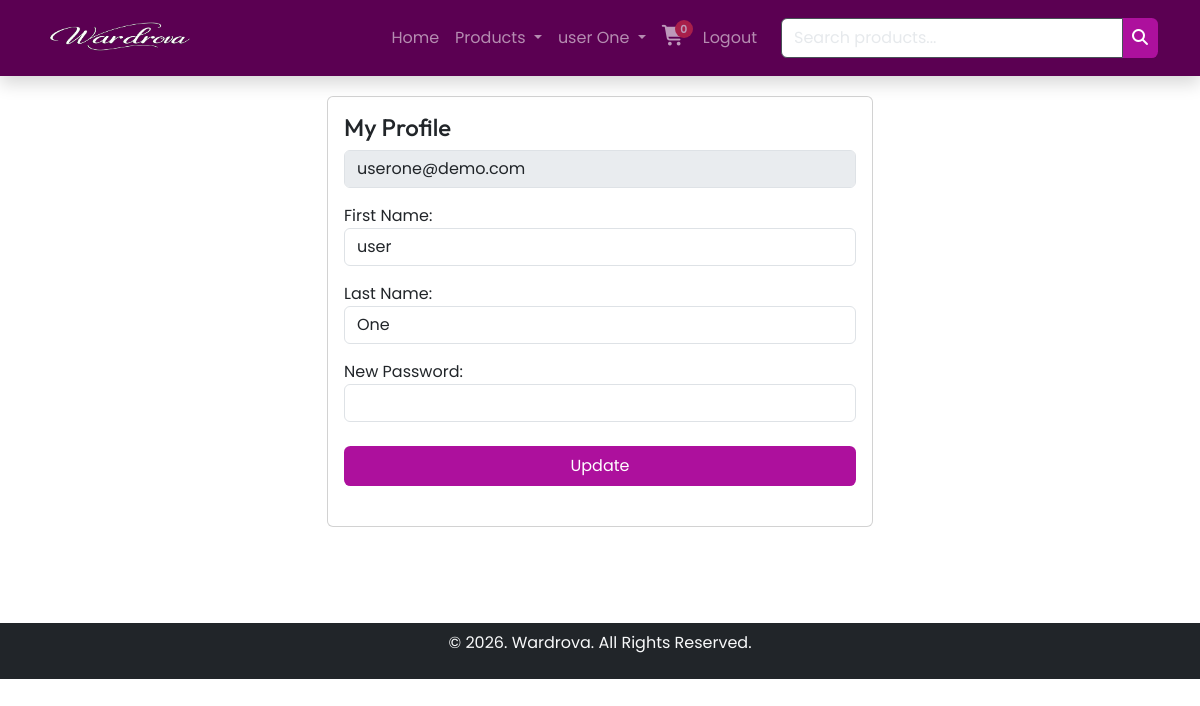
Before: /my_profile.php (signed in) with the older database file.
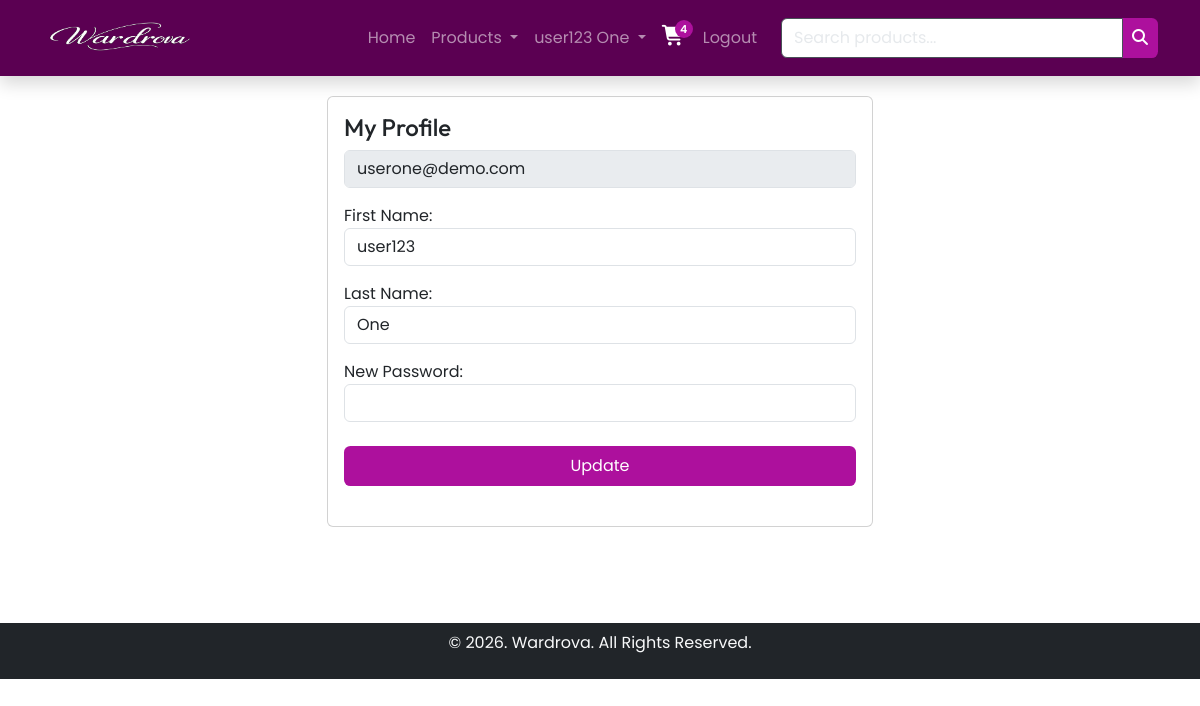
After: the same page with the newer database file.
### tables this page shows
CREATE TABLE `users` (
  `id` int(11) NOT NULL,
  `fname` varchar(255) NOT NULL,
  `lname` varchar(255) NOT NULL,
  `email` varchar(255) NOT NULL,
  `password` varchar(255) NOT NULL
);

### my_profile.php (the view, shortened to what the changed rows need)
<?php include 'includes/header.php';
include 'includes/db_con.php';
$user_id = $_SESSION['user_id'];
$sql = "SELECT * FROM `users` WHERE id=$user_id";
$res = mysqli_query($conn, $sql);
$user = mysqli_fetch_assoc($res);
?>
<section class="py-5">
    <div class="container py-5">
        <div class="row">
            <div class="col-lg-6 mx-auto">
                <div class="card">
                    <div class="card-body">
                        <form method="post">
                            <div class="mb-3">
                                <input type="email" name="email" value="<?= $user['email'] ?>" class="form-control"
                                    readonly disabled>
                            </div>
                            <div class="mb-3">
                                <label for="upd_fname">First Name: </label>
                                <input type="text" name="upd_fname" value="<?= $user['fname'] ?>" class="form-control">
                            </div>
                            <div class="mb-3">
                                <label for="upd_lname">Last Name: </label>
                                <input type="text" name="upd_lname" value="<?= $user['lname'] ?>" class="form-control">
                            </div>
                        </form>
                    </div>
                </div>
            </div>
        </div>
    </div>
</section>
<?php include 'includes/footer.php'; ?>

### includes/header.php (shortened to what the changed rows need)
<?php session_start();
include 'includes/db_con.php';
$isUserLoggedIn = (
    isset($_SESSION['user_id'], $_SESSION['user_role']) &&
    $_SESSION['user_role'] === 'user'
);
?>
<!DOCTYPE html>
<html lang="en">
<head>
  <link href="https://cdn.jsdelivr.net/npm/bootstrap@5.3.8/dist/css/bootstrap.min.css" rel="stylesheet"
 />
  <link rel="stylesheet" href="https://cdnjs.cloudflare.com/ajax/libs/font-awesome/7.0.1/css/all.min.css"
 />
  <link rel="stylesheet" href="assets/css/style.css" />
</head>
<body>
  <nav class="navbar navbar-expand-lg bg-nav fixed-top shadow" data-bs-theme="dark">
    <div class="container">
      <div class="collapse navbar-collapse" id="navbarSupportedContent">
        <ul class="navbar-nav ms-auto mb-2 mb-lg-0">
          <?php if ($isUserLoggedIn) {
            ?>
           <li class="nav-item dropdown">
            <a class="nav-link dropdown-toggle" href="#" role="button" data-bs-toggle="dropdown" aria-expanded="false">
              <?= $_SESSION['user_name']?>
            </a>
          </li>
            <?php
            $cart_count = 0;
            if (isset($_SESSION['user_id'])) {
              $uid = $_SESSION['user_id'];
              $cart_count_q = "SELECT SUM(quantity) AS total_items FROM `cart` WHERE user_id=$uid";
              $cart_res = mysqli_query($conn, $cart_count_q);
              $cart_data = mysqli_fetch_assoc($cart_res);
              $cart_count = $cart_data['total_items'] ?? 0;
            }
            ?>
            <li class="nav-item">
              <?php if ($cart_count > 0) { ?>
                <a href="my_cart.php" class="nav-link cart-link">
                  <i class="fa-solid fa-cart-shopping fa-lg"></i>
                  <span id="cartBadge" class="cart-badge badge-active">
                    <?= $cart_count ?>
                  </span>
                </a>
              <?php } else { ?>
                <a href="#" class="nav-link cart-link cart-disabled" onclick="return false;" disabled>
                  <i class="fa-solid fa-cart-shopping fa-lg"></i>
                  <span id="cartBadge" class="cart-badge badge-empty">
                    0
                  </span>
                </a>
              <?php } ?>
            </li>
            <li class="nav-item">
              <a href="logout.php" class="nav-link">Logout</a>
            </li>
            <?php
          }
          ?>
        </ul>
      </div>
    </div>
  </nav>

Changed rows visible on the page:
changed users "userone@demo.com": upd_fname "user" → "user123"
Other visible differences:
$_SESSION['user_name']: "user One" → "user123 One"
$cart_count: (not shown) → "4"
text no longer shown: "0"
